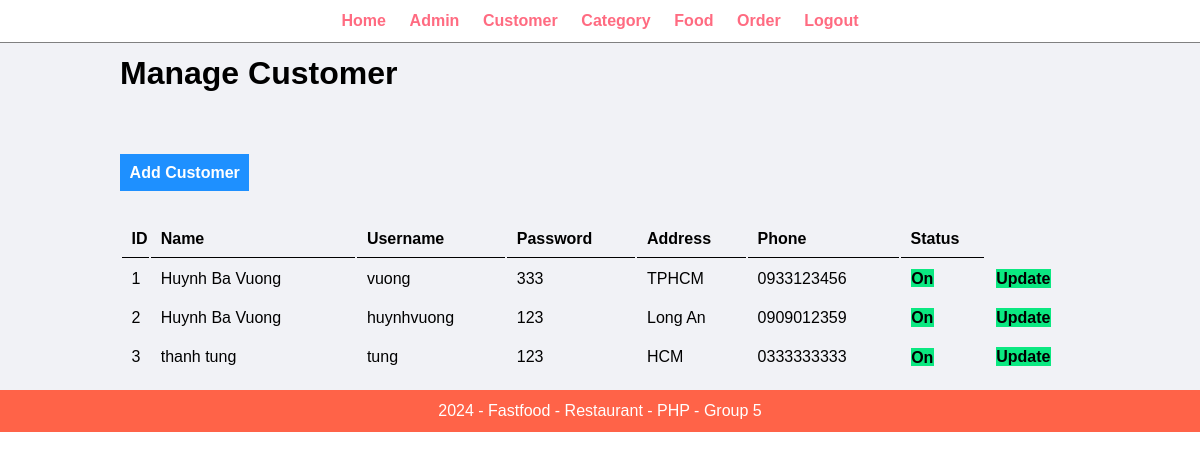
Page /admin/manage-customer.php (signed in) on the committed database.
### tables this page shows
CREATE TABLE `customer` (
  `ID` int(11) NOT NULL,
  `username` varchar(100) NOT NULL,
  `password` varchar(255) NOT NULL,
  `name` varchar(100) NOT NULL,
  `address` text NOT NULL,
  `phone` char(12) NOT NULL,
  `status` tinyint(1) NOT NULL
);

### admin/manage-customer.php (the view, shortened to what this page needs)
<?php include('patials/menu.php'); ?>
        <div class="main-content">
            <div class="wrapper">
                <h1>Manage Customer</h1>
                <br>
                <br><br><br>
                <a href="add-customer.php" class="btn-add">Add Customer</a>
                <br /><br /><br />
                <table class="table-full">
                    <tr>
                        <th>ID</th>
                        <th>Name</th>
                        <th>Username</th>
                        <th>Password</th>
                        <th>Address</th>
                        <th>Phone</th>
                        <th>Status</th>
                    </tr>
                    <?php
                    $sql = "SELECT * FROM customer";
                    $res = mysqli_query($conn, $sql);
                    if($res==TRUE){
                        $count = mysqli_num_rows($res);
                        if($count > 0){
                            while($rows = mysqli_fetch_assoc($res)){
                                $ID = $rows['ID'];
                                $name = $rows['name'];
                                $username = $rows['username'];
                                $password = $rows['password'];
                                $address = $rows['address'];
                                $phone = $rows['phone'];
                                $status = $rows['status'];
                                ?>
                                <tr>
                                    <td><?php echo $ID ?></td>
                                    <td><?php echo $name ?></td>
                                    <td><?php echo $username ?></td>
                                    <td><?php echo $password ?></td>
                                    <td><?php echo $address ?></td>
                                    <td><?php echo $phone ?></td>
                                    <td>
                                        <?php
                                         if ($status == 1) {
                                           $class_active = "btn-update";
                                           $active = "On";
                                         }
                                         else {
                                           $class_active = "btn-delete";
                                           $active = "Off";
                                         }
                                         echo "<a href='" . SITEURL . "admin/status-customer.php?ID=$ID&status=$status' class='$class_active'>$active</a>";
                                        ?>
                                    </td>
                                    <td>
                                        <a href="<?php echo SITEURL; ?>admin/update-customer.php?ID=<?php echo $ID; ?>" class="btn-update">Update</a>
                                    </td>
                                </tr>
                                <?php
                            }
                        }
                    }
                    else{
                    }
                    ?>
                </table>
            </div>
        </div>
<?php include('patials/footer.php'); ?>

### css/admin.css (style rules this page uses)
* { margin: 0; padding: 0; font-family: Arial, Helvetica, sans-serif; }
.wrapper { padding: 1%; width: 80%; margin: 0 auto; }
.main-content { background-color: #f1f2f6; color: black; }
.btn-add { padding: 1%; background-color: #1e90ff; color: white; text-decoration: none; font-weight: bold; }
.btn-update { padding: 1%; background-color: #0be881; color: black; text-decoration: none; font-weight: bold; }
.table-full { width: 100%; }
table tr th { border-bottom: 1px solid black; padding: 1%; text-align: left; }
table tr td { padding: 1%; }

### rows in the picture
customer: ID "1", name "Huynh Ba Vuong", username "vuong", password "333", address "TPHCM", phone "0933123456", status "On"
customer: ID "2", name "Huynh Ba Vuong", username "huynhvuong", password "123", address "Long An", phone "0909012359", status "On"
customer: ID "3", name "thanh tung", username "tung", password "123", address "HCM", phone "0333333333", status "On"
